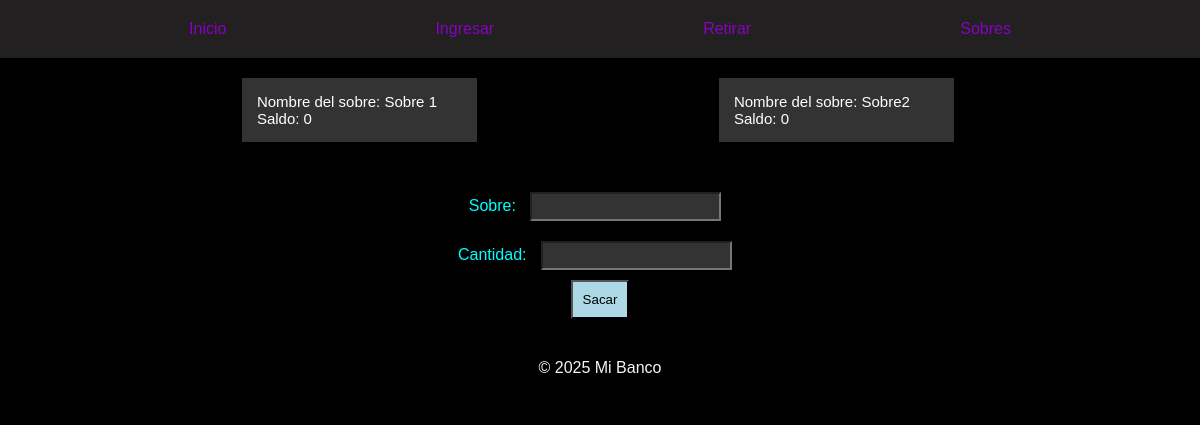
The app's page /retirar/, older data.
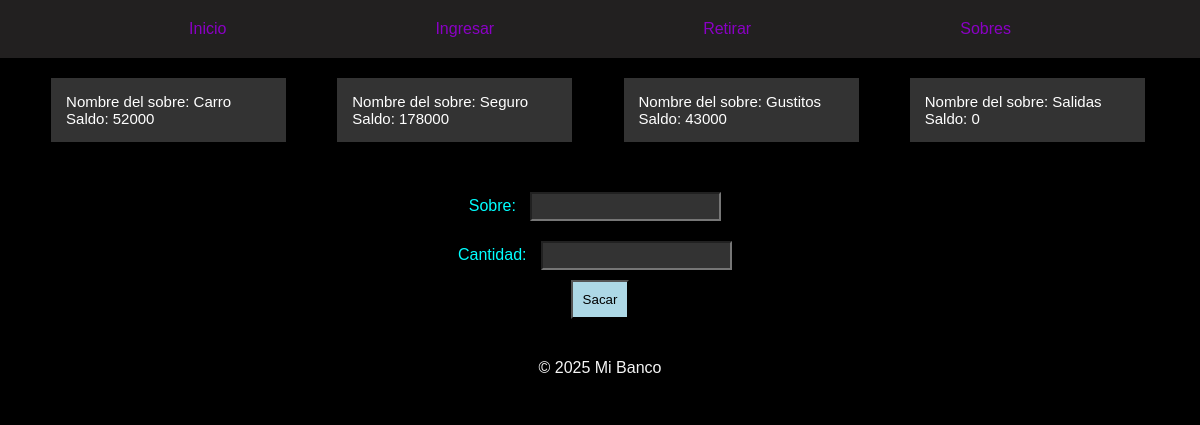
The same page, newer data.
### menu/models.py (models this page shows, shortened)
class sobres (models.Model):
    nombre= models.CharField (max_length=300)
    saldo= models.IntegerField(default=0,validators=[MinValueValidator(0)])
    limite= models.IntegerField(default=0,validators=[MinValueValidator(0)])
    activo= models.BooleanField(default=True)
    porcentaje =  models.IntegerField(default=0,validators=[MinValueValidator(0)],)

### menu/views.py (the view)
# urls.py: path('retirar/', views.retirar, name="retirar"),#Barra lateral puesto 3
def retirar(request):
    todosSobres = sobreModels.objects.all()
    return render(request,'retirar/retirar.html',{
        'forms' : sacarDinero,
        'sobres': todosSobres
    })

### menu/templates/retirar/retirar.html (shortened to what this page needs)
{% extends 'layout/lateral.html' %}
{% load static %}
{% block content %}
{% if sobres %}
<div class="presentacionRetiro">
    {% for sobre in sobres %}
    <div class="presentacionRetiroHijo">
        <p>
            Nombre del sobre:
            {{ sobre.nombre }} <br>
            Saldo:
            {{ sobre.saldo }}
        </p>
    </div>
    {% endfor %}
</div>
<div class="retiro">
    <form action="{% url 'retirarConfirmacion' %}" method="post">
        {{forms}}
        <button type="submit">Sacar</button>
    </form>
</div>
{% else %}
<div class="faltaIngreso">
    <h1>No hay ningun sobre del que retirar</h1>
</div>
{% endif %}
{% endblock %}

### menu/templates/layout/lateral.html (shortened to what this page needs)
{% load static %}
<!DOCTYPE html>
<html lang="en">
<head>
    <link rel="stylesheet" href="{% static 'css/styles.css' %}">
</head>
<body>
    <nav>
        <a href="{% url 'start' %}">Inicio</a>
        <a href="{% url 'ingresarTodos' %}">Ingresar</a>
        <a href="{% url 'retirar' %}">Retirar</a>
        <a href="{% url 'sobres' %}">Sobres</a>
    </nav>
    <div class="content">
        {% block content %}
        {% endblock %}
    </div>
    <footer>
        <p>&copy; 2025 Mi Banco</p>
    </footer>
</body>
</html>

### menu/static/css/styles.css (style rules this page uses)
* { margin: 0; padding: 0; font-family: 'Franklin Gothic Medium', 'Arial Narrow', Arial, sans-serif; background-color: black; color: whitesmoke; }
a { text-decoration: none; color: #8A00C4; }
nav { background-color: rgb(34, 32, 32); display: flex; text-align: center; justify-content: space-evenly; flex-direction: row; width: 100%; }
nav a { margin: 10px ; padding: 10px; background-color: rgb(34, 32, 32); display: block }
footer { text-align: center; height: auto; display: flex; flex-direction: column; padding: 20px; box-sizing: border-box; }
.presentacionRetiro { height: auto; margin: 10px; width: 98%; display: flex; flex-direction:row; justify-content: space-evenly; }
.presentacionRetiro p { padding: 15px; background-color: #333333; color: white; text-align: start; margin: 0px; font-size: 15px; }
.presentacionRetiroHijo { width: 20%; margin: 10px; background-color: #333333; color: white; }
.retiro { height: auto; flex-direction: column; padding: 20px; text-align: center; }
.retiro input { padding: 5px; margin: 10px; background-color: #333333; color: whitesmoke; }
.retiro button { padding: 10px; background-color: #ADD8E6; color: black; }
.retiro label { color: #00FFFF; }

Row changes from the older to the newer data that the page shows:
removed sobres: nombre "Sobre 1", saldo "0"
removed sobres: nombre "Sobre2", saldo "0"
added sobres: nombre "Carro", saldo "52000"
added sobres: nombre "Seguro", saldo "178000"
added sobres: nombre "Gustitos", saldo "43000"
added sobres: nombre "Salidas", saldo "0"
